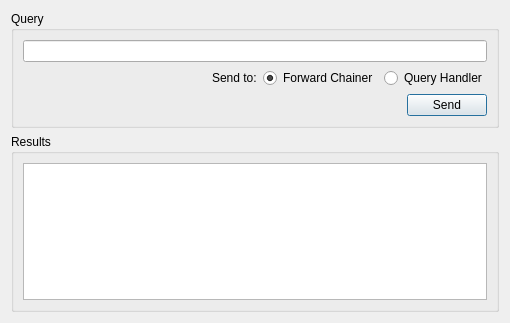
<?xml version="1.0" encoding="UTF-8"?>
<ui version="4.0">
 <class>TesterDialog</class>
 <widget class="QDialog" name="TesterDialog">
  <property name="geometry">
   <rect>
    <x>0</x>
    <y>0</y>
    <width>510</width>
    <height>323</height>
   </rect>
  </property>
  <property name="windowTitle">
   <string>DefaultTester</string>
  </property>
  <layout class="QVBoxLayout" name="verticalLayout">
   <item>
    <widget class="QGroupBox" name="groupBox">
     <property name="title">
      <string>Query</string>
     </property>
     <layout class="QVBoxLayout" name="verticalLayout_2">
      <item>
       <widget class="QLineEdit" name="queryLineEdit"/>
      </item>
      <item>
       <layout class="QHBoxLayout" name="horizontalLayout">
        <item>
         <spacer name="horizontalSpacer">
          <property name="orientation">
           <enum>Qt::Horizontal</enum>
          </property>
          <property name="sizeHint" stdset="0">
           <size>
            <width>40</width>
            <height>20</height>
           </size>
          </property>
         </spacer>
        </item>
        <item>
         <widget class="QLabel" name="label">
          <property name="text">
           <string>Send to:</string>
          </property>
         </widget>
        </item>
        <item>
         <widget class="QRadioButton" name="hfcRadioButton">
          <property name="text">
           <string>Forward Chainer</string>
          </property>
          <property name="checked">
           <bool>true</bool>
          </property>
         </widget>
        </item>
        <item>
         <widget class="QRadioButton" name="queryHandlerRadioButton">
          <property name="text">
           <string>Query Handler</string>
          </property>
         </widget>
        </item>
       </layout>
      </item>
      <item>
       <layout class="QHBoxLayout" name="horizontalLayout_2">
        <item>
         <spacer name="horizontalSpacer_2">
          <property name="orientation">
           <enum>Qt::Horizontal</enum>
          </property>
          <property name="sizeHint" stdset="0">
           <size>
            <width>40</width>
            <height>20</height>
           </size>
          </property>
         </spacer>
        </item>
        <item>
         <widget class="QPushButton" name="sendPushButton">
          <property name="text">
           <string>Send</string>
          </property>
         </widget>
        </item>
       </layout>
      </item>
     </layout>
    </widget>
   </item>
   <item>
    <widget class="QGroupBox" name="groupBox_2">
     <property name="title">
      <string>Results</string>
     </property>
     <layout class="QVBoxLayout" name="verticalLayout_3">
      <item>
       <widget class="QTableWidget" name="resultsTableWidget"/>
      </item>
     </layout>
    </widget>
   </item>
  </layout>
 </widget>
 <resources>
  <include location="Tester.qrc"/>
 </resources>
 <connections/>
</ui>
